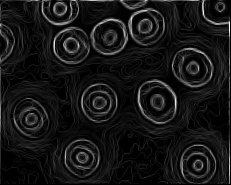
#> input picture imgR.jpg, 231 x 185 px
$ python 6291.py
#> lines starting #> are read from the running program, lines starting #| are printed output that depends on the picture
import cv2
#
# Find Contour
# [42 lines left out: function draw1, not called in this run]

if __name__ == '__main__':
    imgfile = "imgR.jpg"
    img = cv2.imread(imgfile)
#> img is the input picture: shape (185, 231, 3); min 0, max 255, mean 22.1
    h, w, _ = img.shape
#> h = 185; w = 231

    gray = cv2.cvtColor(img, cv2.COLOR_BGR2GRAY)
    cv2.imshow("gray", gray)
    ret, thresh = cv2.threshold(gray, 50, 255, cv2.THRESH_BINARY)
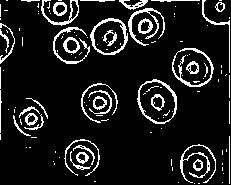
#> thresh: shape (185, 231); 10.9% white in thin lines or dots
    cv2.imshow("gray1", thresh)

#> (the run stopped early here; a loop or call above may not have finished)
